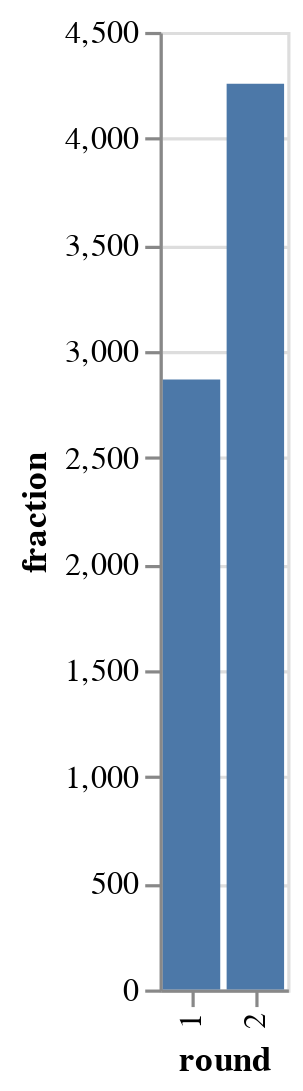

The code cell stored with this chart in its notebook:
### Code cell
# Data quality issues: Voting power for votium should be close to 100 and not exceed 100. Rounds 1 and 2 have some data quality issues that need to be resolved 
# later but we can simply ignore them for now. 
tol = .05 # 5 basis points error tolerance 
df_cumulative_fraction = df.groupby("round")['fraction'].sum().reset_index()
df_cumulative_fraction = df_cumulative_fraction.loc[
    (np.abs(df_cumulative_fraction.fraction - 100) >= tol) & # cumulative voting power isn't close to 100% 
    (df_cumulative_fraction.fraction > 100) # Voting power exceeds 100. Voting power can be well below 100 if delegates vote for themselves so we ignore that 
] 
assert set(df_cumulative_fraction['round'].unique()) == set([1, 2])
(
    alt.Chart(df_cumulative_fraction)
    .mark_bar()
    .encode(x="round:O", y="fraction:Q", tooltip="fraction:Q")
)

### Figure 1 — Vega-Lite specification as saved in the notebook (floating-point values rounded to 4 significant figures)
{"config": {"view": {"continuousWidth": 400, "continuousHeight": 300}}, "data": {"name": "data-dc5606286da1eac7240289b57e7765f6"}, "mark": "bar", "encoding": {"tooltip": {"field": "fraction", "type": "quantitative"}, "x": {"field": "round", "type": "ordinal"}, "y": {"field": "fraction", "type": "quantitative"}}, "$schema": "https://vega.github.io/schema/vega-lite/v4.17.0.json", "datasets": {"data-dc5606286da1eac7240289b57e7765f6": [{"round": 1, "fraction": 2867.0}, {"round": 2, "fraction": 4256.0}]}}
